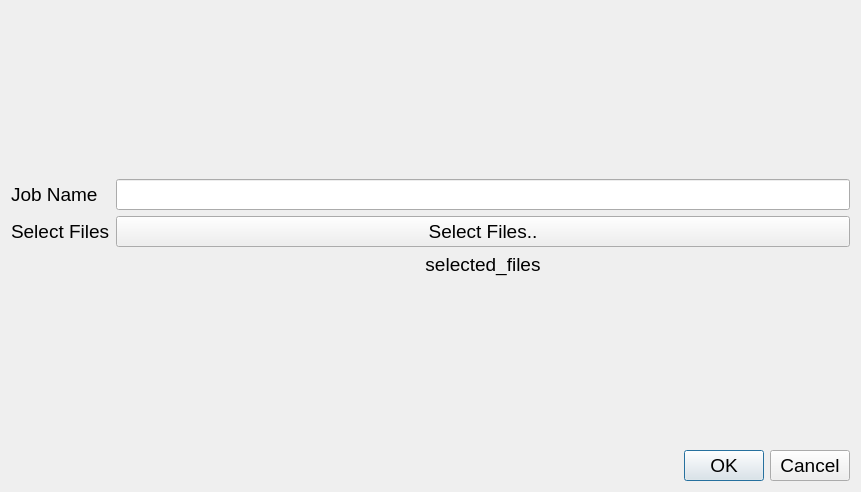
<?xml version="1.0" encoding="UTF-8"?>
<ui version="4.0">
 <class>Dialog</class>
 <widget class="QDialog" name="Dialog">
  <property name="geometry">
   <rect>
    <x>0</x>
    <y>0</y>
    <width>861</width>
    <height>492</height>
   </rect>
  </property>
  <property name="windowTitle">
   <string>Select Files..</string>
  </property>
  <layout class="QVBoxLayout" name="verticalLayout">
   <item>
    <layout class="QFormLayout" name="formLayout">
     <item row="0" column="1">
      <spacer name="verticalSpacer_2">
       <property name="font">
        <font>
         <pointsize>14</pointsize>
        </font>
       </property>
       <property name="orientation">
        <enum>Qt::Vertical</enum>
       </property>
       <property name="sizeHint" stdset="0">
        <size>
         <width>20</width>
         <height>40</height>
        </size>
       </property>
      </spacer>
     </item>
     <item row="1" column="0">
      <widget class="QLabel" name="label_3">
       <property name="font">
        <font>
         <pointsize>14</pointsize>
        </font>
       </property>
       <property name="text">
        <string>&lt;html&gt;&lt;head/&gt;&lt;body&gt;&lt;p&gt;&lt;span style=&quot; font-size:14pt;&quot;&gt;Job Name&lt;/span&gt;&lt;/p&gt;&lt;/body&gt;&lt;/html&gt;</string>
       </property>
       <property name="buddy">
        <cstring>projectNameQLineEdit</cstring>
       </property>
      </widget>
     </item>
     <item row="1" column="1">
      <widget class="QLineEdit" name="projectNameQLineEdit">
       <property name="font">
        <font>
         <pointsize>14</pointsize>
        </font>
       </property>
      </widget>
     </item>
     <item row="2" column="0">
      <widget class="QLabel" name="label_2">
       <property name="font">
        <font>
         <pointsize>14</pointsize>
        </font>
       </property>
       <property name="text">
        <string>&lt;html&gt;&lt;head/&gt;&lt;body&gt;&lt;p&gt;&lt;span style=&quot; font-size:14pt;&quot;&gt;Select Files&lt;/span&gt;&lt;/p&gt;&lt;/body&gt;&lt;/html&gt;</string>
       </property>
       <property name="buddy">
        <cstring>selectFilesButton</cstring>
       </property>
      </widget>
     </item>
     <item row="2" column="1">
      <widget class="SelectFilesQPushButton" name="selectFilesButton">
       <property name="font">
        <font>
         <pointsize>14</pointsize>
        </font>
       </property>
       <property name="text">
        <string>Select Files..</string>
       </property>
      </widget>
     </item>
     <item row="3" column="1">
      <widget class="QLabel" name="filesGlobalPathsQLabel">
       <property name="font">
        <font>
         <pointsize>14</pointsize>
        </font>
       </property>
       <property name="text">
        <string>&lt;html&gt;&lt;head/&gt;&lt;body&gt;&lt;p align=&quot;center&quot;&gt;&lt;span style=&quot; font-size:14pt;&quot;&gt;selected_files&lt;/span&gt;&lt;/p&gt;&lt;/body&gt;&lt;/html&gt;</string>
       </property>
      </widget>
     </item>
     <item row="4" column="1">
      <spacer name="verticalSpacer">
       <property name="font">
        <font>
         <pointsize>14</pointsize>
        </font>
       </property>
       <property name="orientation">
        <enum>Qt::Vertical</enum>
       </property>
       <property name="sizeHint" stdset="0">
        <size>
         <width>20</width>
         <height>40</height>
        </size>
       </property>
      </spacer>
     </item>
    </layout>
   </item>
   <item>
    <widget class="QDialogButtonBox" name="buttonBox">
     <property name="font">
      <font>
       <pointsize>14</pointsize>
      </font>
     </property>
     <property name="orientation">
      <enum>Qt::Horizontal</enum>
     </property>
     <property name="standardButtons">
      <set>QDialogButtonBox::Cancel|QDialogButtonBox::Ok</set>
     </property>
    </widget>
   </item>
  </layout>
 </widget>
 <customwidgets>
  <customwidget>
   <class>SelectFilesQPushButton</class>
   <extends>QPushButton</extends>
   <header>button.h</header>
  </customwidget>
 </customwidgets>
 <tabstops>
  <tabstop>projectNameQLineEdit</tabstop>
  <tabstop>selectFilesButton</tabstop>
 </tabstops>
 <resources/>
 <connections>
  <connection>
   <sender>buttonBox</sender>
   <signal>rejected()</signal>
   <receiver>Dialog</receiver>
   <slot>reject()</slot>
   <hints>
    <hint type="sourcelabel">
     <x>475</x>
     <y>482</y>
    </hint>
    <hint type="destinationlabel">
     <x>286</x>
     <y>274</y>
    </hint>
   </hints>
  </connection>
 </connections>
</ui>
